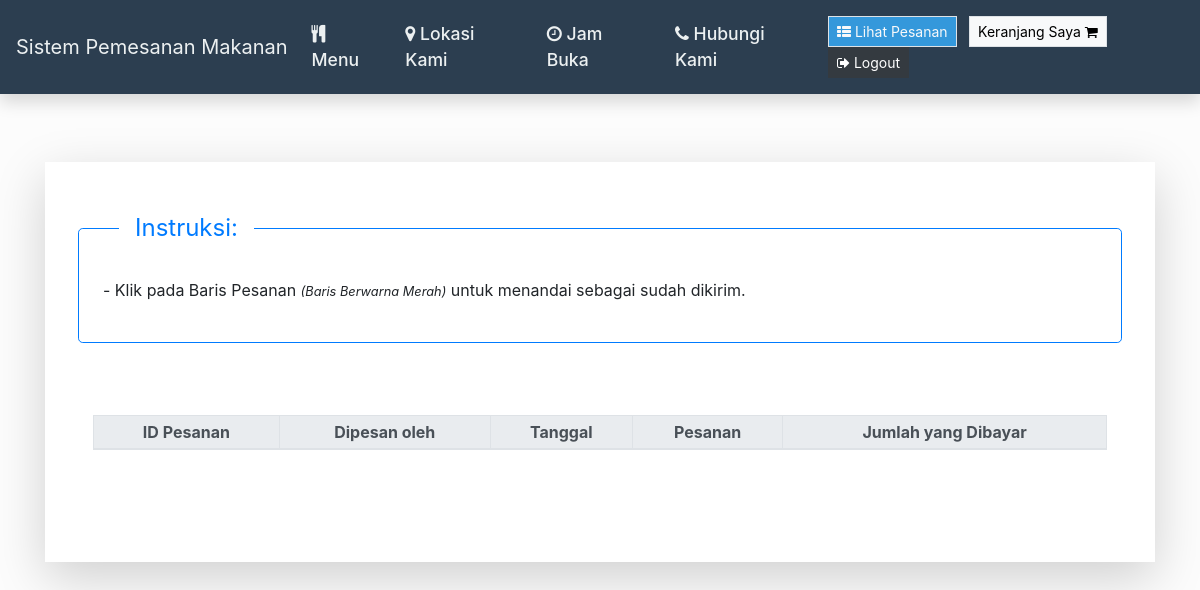
Before: /view-orders (signed in) with the older database file.
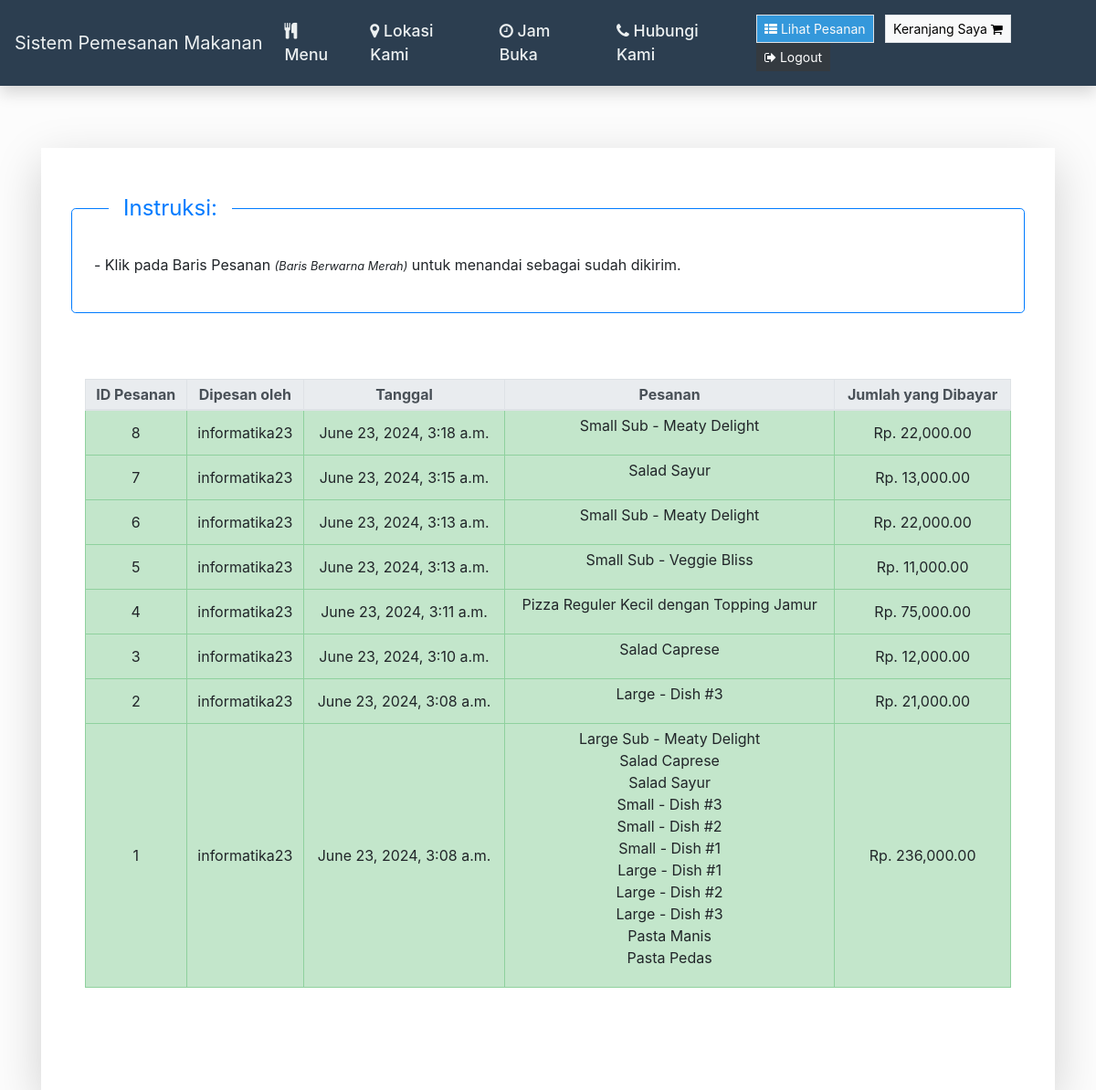
After: the same page with the newer database file.
### orders/models.py (models this page shows, shortened)
class UserOrder(models.Model):
    username = models.CharField(max_length=200)
    order = models.TextField()
    price = models.DecimalField(max_digits=10, decimal_places=0)
    time_of_order  = models.DateTimeField(default=datetime.now, blank=True)
    delivered = models.BooleanField()
    class Meta:
        verbose_name = "User Order List"
        verbose_name_plural = "User Order List"

### orders/views.py (the view)
# urls.py: path("view-orders", views.view_orders, name="view_orders"),
def view_orders(request):
    if request.user.is_superuser:
        rows = UserOrder.objects.all().order_by('-time_of_order')
        return render(request, "orders/orders.html", context = {"rows":rows})
    else:
        rows = UserOrder.objects.all().filter(username = request.user.username).order_by('-time_of_order')
        return render(request, "orders/orders.html", context = {"rows":rows})

### orders/templatetags/custom_tags.py (called while the page is built)
@register.filter(name="format_cart")
def format_cart(value):
    return value[1:-1].split(",")

@register.filter(name="format_cart_item")
def format_cart_item(value):
    return value.replace("'","")

### orders/templates/orders/orders.html
{% extends 'orders/header.html' %}
{% load custom_tags %}
{% load humanize %}
{% block content %}
<div class="container my-5">
    <div class="content">
        <div class="card shadow-lg rounded-0 border-0">
            <div class="card-body p-5">
                <div class="row justify-content-center mb-4">
                    {% if user.is_superuser %}
                    <fieldset class="pb-4 mb-5 border border-primary rounded-lg p-4 w-100">
                        <legend class="px-3 w-auto ml-3 text-primary">Instruksi:</legend>
                        <ul class="list-unstyled">
                            <li class="mb-2">- Klik pada Baris Pesanan <small><i>(Baris Berwarna Merah)</i></small> untuk menandai sebagai sudah dikirim.</li>
                        </ul>
                    </fieldset>
                    {% else %}
                    <h2 class="text-primary font-weight-bold">Daftar Pesanan</h2>
                    {% endif %}
                </div>
                <div class="table-responsive mb-5">
                    <table class="table table-bordered table-striped" id="order-tbl">
                        <thead class="thead-light">
                            <tr>
                                <th scope="col" class="text-center">ID Pesanan</th>
                                <th scope="col" class="text-center">Dipesan oleh</th>
                                <th scope="col" class="text-center">Tanggal</th>
                                <th scope="col" class="text-center">Pesanan</th>
                                <th scope="col" class="text-center">Jumlah yang Dibayar</th>
                            </tr>
                        </thead>
                        <tbody id="orders_table">
                            {% for row in rows %}
                                {% if row.delivered %}
                                    <tr class="table-success">
                                {% else %}
                                    <tr class="table-danger mark-as-complete">
                                {% endif %}
                                    <td class="text-center">{{ row.id }}</td>
                                    <td class="text-center">{{ row.username }}</td>
                                    <td class="text-center">{{ row.time_of_order }}</td>
                                    <td class="text-center">
                                        <ul class="list-unstyled">
                                            {% for item in row.order|format_cart %}
                                                <li>{{ item|format_cart_item }}</li>
                                            {% endfor %}
                                        </ul>
                                    </td>
                                    <td class="text-center">Rp. {{ row.price|floatformat:2|intcomma }}</td>
                                </tr>
                            {% endfor %}
                        </tbody>
                    </table>
                </div>
            </div>
        </div>
    </div>
</div>
{% endblock %}

### orders/templates/orders/header.html (shortened to what this page needs)
{% load static %}
<!doctype html>
<html lang="en">
<head>
    <link rel="stylesheet" href="https://stackpath.bootstrapcdn.com/bootstrap/4.3.1/css/bootstrap.min.css">
    <link rel="stylesheet" href="https://cdnjs.cloudflare.com/ajax/libs/font-awesome/4.7.0/css/font-awesome.min.css">
    <link rel="stylesheet" href="{% static 'orders/style.css' %}">
    <link href="https://cdnjs.cloudflare.com/ajax/libs/toastr.js/latest/toastr.min.css" rel="stylesheet" />
</head>
<body>
    <nav class="navbar navbar-expand-lg navbar-custom shadow" id="topNav">
        <a class="navbar-brand" href="#">Sistem Pemesanan Makanan</a>
        <div class="collapse navbar-collapse" id="navbarText">
            {% if user.is_authenticated %}
            <ul class="navbar-nav mr-auto">
                <li class="nav-item">
                    <a class="nav-link" href="/"><i class="fa fa-cutlery"></i> Menu</a>
                </li>
                <li class="nav-item">
                    <a class="nav-link" href="/directions"><i class="fa fa-map-marker"></i> Lokasi Kami</a>
                </li>
                <li class="nav-item">
                    <a class="nav-link" href="/hours"><i class="fa fa-clock-o"></i> Jam Buka</a>
                </li>
                <li class="nav-item">
                    <a class="nav-link" href="/contact"><i class="fa fa-phone"></i> Hubungi Kami</a>
                </li>
            </ul>
            <span class="navbar-text">
                <a href="/view-orders" class="btn btn-custom text-light btn-sm border rounded-0"><i class="fa fa-th-list"></i> Lihat Pesanan</a>
                <a href="/cart" id="cart_button" class="btn btn-light border btn-sm rounded-0" style="color:black;">
                     Keranjang Saya <i class="fa fa-shopping-cart"></i>
                </a>
                <button type="button" class="btn btn-dark btn-sm rounded-0" onclick="logout()"><i class="fa fa-sign-out"></i> Logout</button>
            </span>
            {% endif %}
        </div>
    </nav>
    <div class="container-fluid">
        {% block content %}
        {% endblock %}
    </div>
</body>
</html>

### orders/static/orders/style.css (style rules this page uses)
html, body { height: 100%; width: 100%; }
body { background-image: url(./../img/wp.jpg); background-repeat: no-repeat; background-size: cover; background-position: center center; backdrop-filter: brightness(0.9887); }

### orders/templates/orders/header.html (style rules this page uses)
.navbar-custom { background-color: #2c3e50; }
.navbar-custom .navbar-brand, .navbar-custom .nav-link, .navbar-custom .navbar-text { color: #ecf0f1; }
.navbar-custom .nav-link { margin-right: 1rem; font-size: 1.1rem; font-weight: 500; }
.btn-custom { background-color: #3498db; color: white; }
.container-fluid { padding-top: 20px; }
.navbar-text a { margin-right: 0.5rem; }

Changed rows visible on the page:
added UserOrder: id "8", username "informatika23", time_of_order "June 23, 2024, 3:18 a.m.", order "Small Sub - Meaty Delight", price "22,000.00"
added UserOrder: id "7", username "informatika23", time_of_order "June 23, 2024, 3:15 a.m.", order "Salad Sayur", price "13,000.00"
added UserOrder: id "6", username "informatika23", time_of_order "June 23, 2024, 3:13 a.m.", order "Small Sub - Meaty Delight", price "22,000.00"
added UserOrder: id "5", username "informatika23", time_of_order "June 23, 2024, 3:13 a.m.", order "Small Sub - Veggie Bliss", price "11,000.00"
added UserOrder: id "4", username "informatika23", time_of_order "June 23, 2024, 3:11 a.m.", order "Pizza Reguler Kecil dengan Topping Jamur", price "75,000.00"
added UserOrder: id "3", username "informatika23", time_of_order "June 23, 2024, 3:10 a.m.", order "Salad Caprese", price "12,000.00"
added UserOrder: id "2", username "informatika23", time_of_order "June 23, 2024, 3:08 a.m.", order "Large - Dish #3", price "21,000.00"
added UserOrder: id "1", username "informatika23", time_of_order "June 23, 2024, 3:08 a.m.", order "Large Sub - Meaty Delight" "Salad Caprese" "Salad Sayur" "Small - Dish #3" "Small - Dish #2" "Small - Dish #1" "Large - Dish #1" "Large - Dish #2" "Large - Dish #3" "Pasta Manis" "Pasta Pedas", price "236,000.00"
